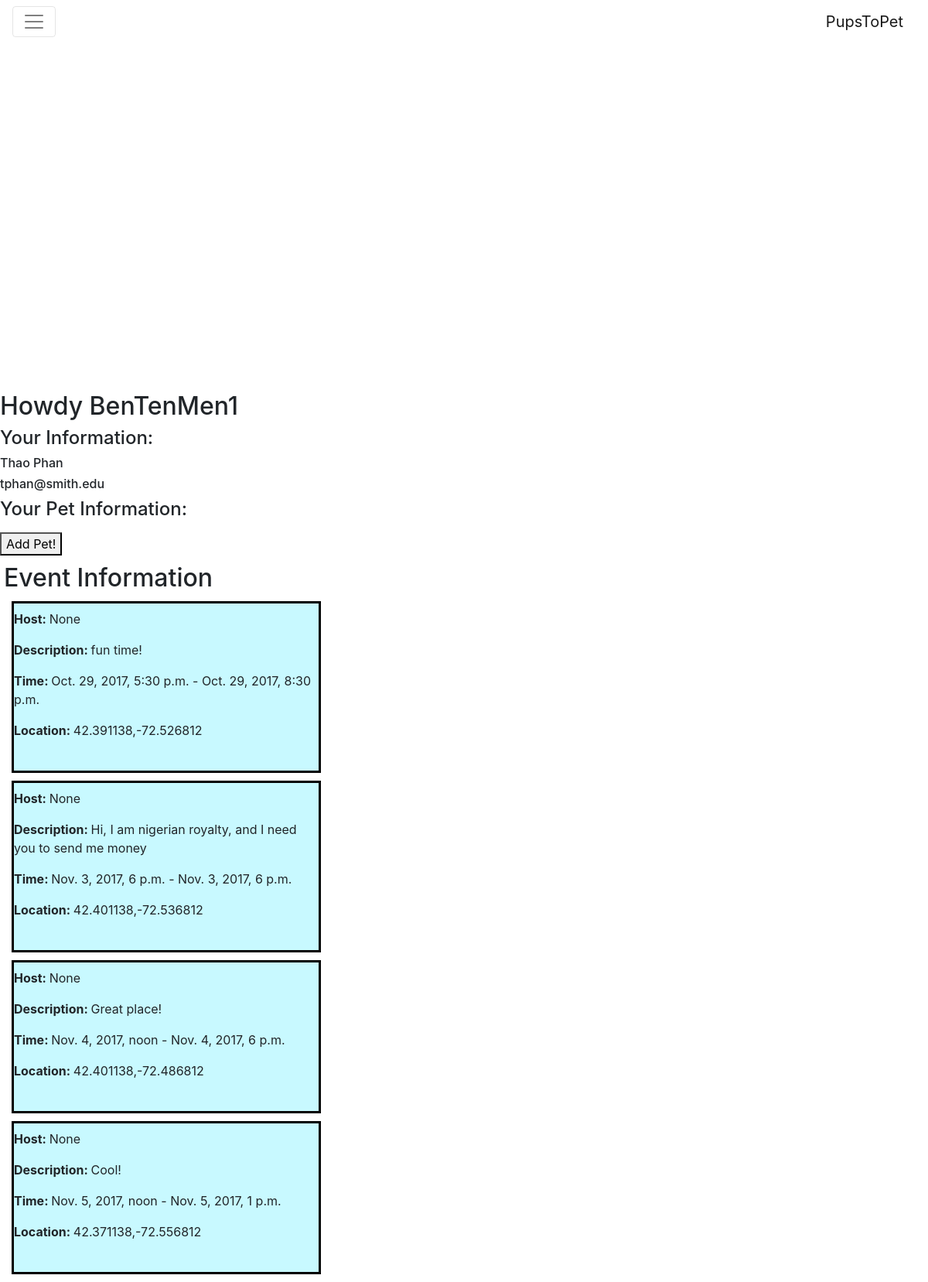
The app's page /PupsToPet/dashboard (signed in) with its own data.
### PupsToPet/models.py (models this page shows, shortened)
class Event(models.Model):
    name = models.CharField(max_length=75,null=True,help_text="Event name")
    ID = models.UUIDField(primary_key=True, default=uuid.uuid4, help_text="Unique ID for each event")
    host = models.ForeignKey('Owner',on_delete=models.SET_NULL,null=True,help_text="Host of event")
    pets = models.ManyToManyField(Pet,help_text="Pets attending event")
    start_time = models.DateTimeField(max_length=10,null=True,help_text="Enter time that event starts")
    end_time = models.DateTimeField(max_length=10,null=True,help_text="Enter time that event ends")
    description = models.CharField(max_length=300, null=True, help_text="Enter event description here!")
    location = models.CharField(max_length=100,null=True,help_text="Enter event location") #special data type?
    class Meta:
        ordering = ["start_time", "name", "host", "ID"]

### PupsToPet/views.py (the view)
def dashboard(request):
    events=Event.objects.all()
    if request.user.is_authenticated():
        dogs=request.user.owner.pet_set.all()
    else:
        dogs=None
    return render(
        request,
        'dashboard.html',
        context={'events':events,'dogs':dogs},
    )

### PupsToPet/templates/dashboard.html (shortened to what this page needs)
{% extends "base_generic.html" %}
{% load static %}
{% block styles %}
 <link href="{% static 'vendor/bootstrap/css/bootstrap.min.css' %}" rel="stylesheet">
<link rel="stylesheet" href="https://maxcdn.bootstrapcdn.com/bootstrap/4.0.0-beta.2/css/bootstrap.min.css">
{% endblock %}
{% block navbar %}
{% if user.is_authenticated %}
   <nav class="navbar navbar-toggleable-md navbar-light bg-faded">
  <button class="navbar-toggler navbar-toggler-right" type="button" data-toggle="collapse" data-target="#navbarNavDropdown" aria-controls="navbarNavDropdown" aria-expanded="false" aria-label="Toggle navigation">
    <span class="navbar-toggler-icon"></span>
  </button>
  <a class="navbar-brand" href="#">PupsToPet</a>
</nav>
{% endif %}
{% endblock %}
{% block content %}
<div id="page-content">
    <div id="map" style="height: 450px;width: 80%"></div>
    {% if user.is_authenticated %}
    <h2>Howdy {{user.username}}</h2>
    <div id="personal-information">
        <h4>Your Information:</h4>
        <h6>{{user.get_full_name}}</h6>
        <h6>{{user.email}}</h6>
    </div>
    <div id="pet-information">
        <h4>Your Pet Information:</h4>
        <a href="{% url 'createpet' %}">
            <button>
                Add Pet!
            </button>
        </a>
    </div>
    {% endif %}
    <div style="padding-top:10px;padding-left:5px">
        <h2>Event Information</h2>
        {% for eve in events %}
        <div style="border: 3px solid black;margin: 10px;width: 400px;background-color: rgb(200, 249, 255);;">
              <p><strong>Host: </strong>{{eve.host}}</p>
              <p><strong>Description: </strong>{{eve.description}}</p>
              <p><strong>Time: </strong>{{eve.start_time}} - {{eve.end_time}}</p>
              <p><strong>Location: </strong>{{eve.location}}</p>
              <br>
        </div>
        {% endfor %}
    </div>
</div>
{% endblock %}

### records on screen
Event: host "None", description "fun time!", start_time "Oct. 29, 2017, 5:30 p.m.", end_time "Oct. 29, 2017, 8:30 p.m.", location "42.391138,-72.526812"
Event: host "None", description "Hi, I am nigerian royalty, and I need you to send me money", start_time "Nov. 3, 2017, 6 p.m.", end_time "Nov. 3, 2017, 6 p.m.", location "42.401138,-72.536812"
Event: host "None", description "Great place!", start_time "Nov. 4, 2017, noon", end_time "Nov. 4, 2017, 6 p.m.", location "42.401138,-72.486812"
Event: host "None", description "Cool!", start_time "Nov. 5, 2017, noon", end_time "Nov. 5, 2017, 1 p.m.", location "42.371138,-72.556812"

### other values on screen
{{ user.username }} "BenTenMen1"
{{ user.get_full_name }} "Thao Phan"
{{ user.email }} "tphan@smith.edu"
